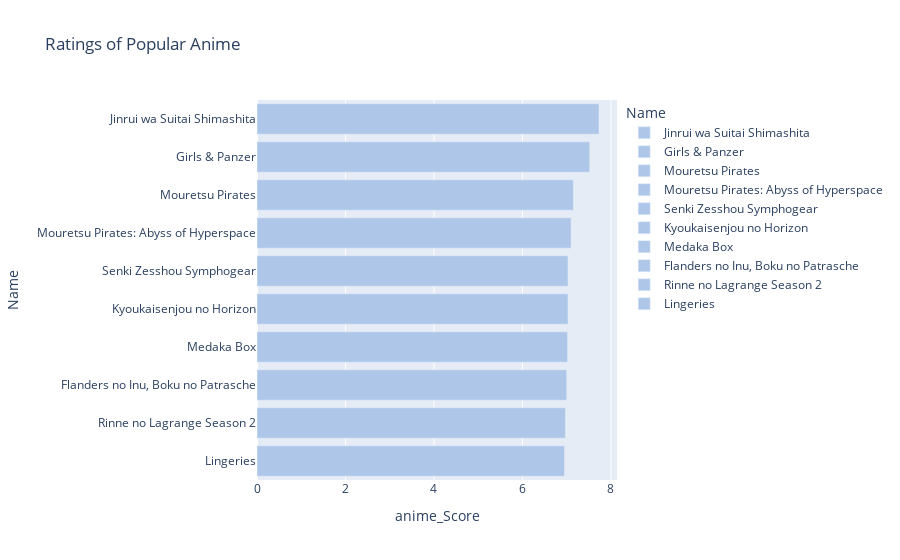

The notebook cell saved with this chart:
### Code cell
# Reset bar plot to default state
fig_bar = px.bar(top_anime_rating, x='anime_Score', y='Name', color='Name',
                 title="Ratings of Popular Anime", orientation='h')
blue_palette = ['#aec7e8', '#7b9fcf', '#1f77b4', '#03539e', '#003f5c']
# Set colors for bars
fig_bar.update_traces(marker_color=blue_palette)
# Show the plot
fig_bar.show()

### Figure 1 — Plotly figure (JSON) as saved in the notebook; plotly's stock layout.template omitted (floating-point values rounded to 4 significant figures)
{"data": [{"alignmentgroup": "True", "hovertemplate": "Name=%{y}<br>anime_Score=%{x}<extra></extra>", "legendgroup": "Jinrui wa Suitai Shimashita", "marker": {"color": ["#aec7e8", "#7b9fcf", "#1f77b4", "#03539e", "#003f5c"], "pattern": {"shape": ""}}, "name": "Jinrui wa Suitai Shimashita", "offsetgroup": "Jinrui wa Suitai Shimashita", "orientation": "h", "showlegend": true, "textposition": "auto", "type": "bar", "x": [7.73], "xaxis": "x", "y": ["Jinrui wa Suitai Shimashita"], "yaxis": "y"}, {"alignmentgroup": "True", "hovertemplate": "Name=%{y}<br>anime_Score=%{x}<extra></extra>", "legendgroup": "Girls & Panzer", "marker": {"color": ["#aec7e8", "#7b9fcf", "#1f77b4", "#03539e", "#003f5c"], "pattern": {"shape": ""}}, "name": "Girls & Panzer", "offsetgroup": "Girls & Panzer", "orientation": "h", "showlegend": true, "textposition": "auto", "type": "bar", "x": [7.52], "xaxis": "x", "y": ["Girls & Panzer"], "yaxis": "y"}, {"alignmentgroup": "True", "hovertemplate": "Name=%{y}<br>anime_Score=%{x}<extra></extra>", "legendgroup": "Mouretsu Pirates", "marker": {"color": ["#aec7e8", "#7b9fcf", "#1f77b4", "#03539e", "#003f5c"], "pattern": {"shape": ""}}, "name": "Mouretsu Pirates", "offsetgroup": "Mouretsu Pirates", "orientation": "h", "showlegend": true, "textposition": "auto", "type": "bar", "x": [7.15], "xaxis": "x", "y": ["Mouretsu Pirates"], "yaxis": "y"}, {"alignmentgroup": "True", "hovertemplate": "Name=%{y}<br>anime_Score=%{x}<extra></extra>", "legendgroup": "Mouretsu Pirates: Abyss of Hyperspace", "marker": {"color": ["#aec7e8", "#7b9fcf", "#1f77b4", "#03539e", "#003f5c"], "pattern": {"shape": ""}}, "name": "Mouretsu Pirates: Abyss of Hyperspace", "offsetgroup": "Mouretsu Pirates: Abyss of Hyperspace", "orientation": "h", "showlegend": true, "textposition": "auto", "type": "bar", "x": [7.1], "xaxis": "x", "y": ["Mouretsu Pirates: Abyss of Hyperspace"], "yaxis": "y"}, {"alignmentgroup": "True", "hovertemplate": "Name=%{y}<br>anime_Score=%{x}<extra></extra>", "legendgroup": "Senki Zesshou Symphogear", "marker": {"color": ["#aec7e8", "#7b9fcf", "#1f77b4", "#03539e", "#003f5c"], "pattern": {"shape": ""}}, "name": "Senki Zesshou Symphogear", "offsetgroup": "Senki Zesshou Symphogear", "orientation": "h", "showlegend": true, "textposition": "auto", "type": "bar", "x": [7.03], "xaxis": "x", "y": ["Senki Zesshou Symphogear"], "yaxis": "y"}, {"alignmentgroup": "True", "hovertemplate": "Name=%{y}<br>anime_Score=%{x}<extra></extra>", "legendgroup": "Kyoukaisenjou no Horizon", "marker": {"color": ["#aec7e8", "#7b9fcf", "#1f77b4", "#03539e", "#003f5c"], "pattern": {"shape": ""}}, "name": "Kyoukaisenjou no Horizon", "offsetgroup": "Kyoukaisenjou no Horizon", "orientation": "h", "showlegend": true, "textposition": "auto", "type": "bar", "x": [7.03], "xaxis": "x", "y": ["Kyoukaisenjou no Horizon"], "yaxis": "y"}, {"alignmentgroup": "True", "hovertemplate": "Name=%{y}<br>anime_Score=%{x}<extra></extra>", "legendgroup": "Medaka Box", "marker": {"color": ["#aec7e8", "#7b9fcf", "#1f77b4", "#03539e", "#003f5c"], "pattern": {"shape": ""}}, "name": "Medaka Box", "offsetgroup": "Medaka Box", "orientation": "h", "showlegend": true, "textposition": "auto", "type": "bar", "x": [7.02], "xaxis": "x", "y": ["Medaka Box"], "yaxis": "y"}, {"alignmentgroup": "True", "hovertemplate": "Name=%{y}<br>anime_Score=%{x}<extra></extra>", "legendgroup": "Flanders no Inu, Boku no Patrasche", "marker": {"color": ["#aec7e8", "#7b9fcf", "#1f77b4", "#03539e", "#003f5c"], "pattern": {"shape": ""}}, "name": "Flanders no Inu, Boku no Patrasche", "offsetgroup": "Flanders no Inu, Boku no Patrasche", "orientation": "h", "showlegend": true, "textposition": "auto", "type": "bar", "x": [7], "xaxis": "x", "y": ["Flanders no Inu, Boku no Patrasche"], "yaxis": "y"}, {"alignmentgroup": "True", "hovertemplate": "Name=%{y}<br>anime_Score=%{x}<extra></extra>", "legendgroup": "Rinne no Lagrange Season 2", "marker": {"color": ["#aec7e8", "#7b9fcf", "#1f77b4", "#03539e", "#003f5c"], "pattern": {"shape": ""}}, "name": "Rinne no Lagrange Season 2", "offsetgroup": "Rinne no Lagrange Season 2", "orientation": "h", "showlegend": true, "textposition": "auto", "type": "bar", "x": [6.97], "xaxis": "x", "y": ["Rinne no Lagrange Season 2"], "yaxis": "y"}, {"alignmentgroup": "True", "hovertemplate": "Name=%{y}<br>anime_Score=%{x}<extra></extra>", "legendgroup": "Lingeries", "marker": {"color": ["#aec7e8", "#7b9fcf", "#1f77b4", "#03539e", "#003f5c"], "pattern": {"shape": ""}}, "name": "Lingeries", "offsetgroup": "Lingeries", "orientation": "h", "showlegend": true, "textposition": "auto", "type": "bar", "x": [6.95], "xaxis": "x", "y": ["Lingeries"], "yaxis": "y"}], "layout": {"barmode": "relative", "legend": {"title": {"text": "Name"}, "tracegroupgap": 0}, "title": {"text": "Ratings of Popular Anime"}, "xaxis": {"anchor": "y", "domain": [0, 1], "title": {"text": "anime_Score"}}, "yaxis": {"anchor": "x", "categoryarray": ["Lingeries", "Rinne no Lagrange Season 2", "Flanders no Inu, Boku no Patrasche", "Medaka Box", "Kyoukaisenjou no Horizon", "Senki Zesshou Symphogear", "Mouretsu Pirates: Abyss of Hyperspace", "Mouretsu Pirates", "Girls & Panzer", "Jinrui wa Suitai Shimashita"], "categoryorder": "array", "domain": [0, 1], "title": {"text": "Name"}}}}
